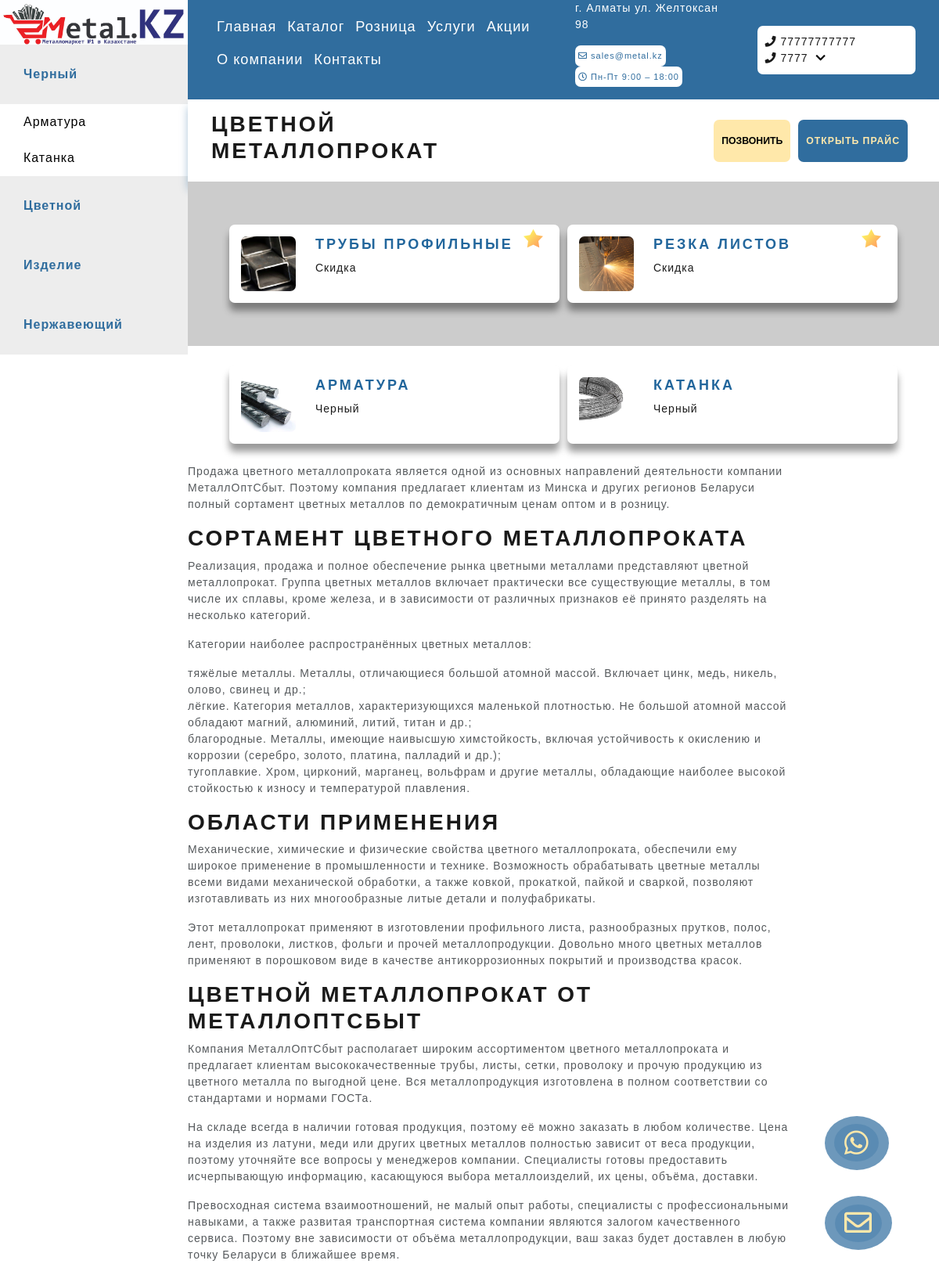
Screenshot of /cvetnoj with the database file from the repository.
### main/models.py (models this page shows, shortened)
class Settings(models.Model):
    company_name = models.CharField(verbose_name = 'Название компании', max_length=200)
    company_title = models.CharField(verbose_name = 'Краткое описание компании', max_length=200, null=True, blank=True)
    company_title_kz = models.CharField(verbose_name = 'Краткое описание компании каз', max_length=200, null=True, blank=True)
    company_logo = models.ImageField(upload_to = 'static/', verbose_name = 'Logo компании', null = True)
    time_create = models.DateTimeField(auto_now_add=True, verbose_name = 'Время создания')
    time_update = models.DateTimeField(auto_now=True, verbose_name = 'Время изменения')
    is_published = models.BooleanField(default=True, verbose_name = 'Опубликованный')
    phone = models.CharField(verbose_name = 'Номер телефона', max_length=200, null=True)
    phone_1 = models.CharField(verbose_name = 'Номер телефона', max_length=200, null=True, blank=True)
    phone_2 = models.CharField(verbose_name = 'Номер телефона', max_length=200, null=True, blank=True)
    phone_3 = models.CharField(verbose_name = 'Номер телефона', max_length=200, null=True, blank=True)
    address = models.CharField(verbose_name = 'Адрес компании', max_length=2000)
    e_address = models.EmailField(verbose_name = 'Email адрес компании', max_length=500)
    work_time = models.CharField(verbose_name = 'График работы', max_length=200)
    instagram = models.CharField(verbose_name = 'Ссылка на Instagram', max_length=200, null=True, blank=True)
    telegram = models.CharField(verbose_name = 'Ссылка на Telegram', max_length=200, null=True, blank=True)
    class Meta:
        verbose_name = ("настройку")
        verbose_name_plural = ("Настройки")

class SubMenu(models.Model):
    title = models.CharField(verbose_name = 'Заголовок страницы', max_length=200, null = True)
    title_kaz = models.CharField(verbose_name = 'Заголовок страницы каз', max_length=200, null = True)
    name = models.CharField(verbose_name = 'Название меню', max_length=200)
    name_kz = models.CharField(verbose_name = 'Название меню каз', max_length=200, blank=True)
    name_description = models.CharField(verbose_name = 'Подтекст', max_length=200, null = True, blank=True)
    name_description_kz = models.CharField(verbose_name = 'Подтекст каз', max_length=200, null = True, blank=True)
    time_create = models.DateTimeField(auto_now_add=True, verbose_name = 'Время создания')
    time_update = models.DateTimeField(auto_now=True, verbose_name = 'Время изменения')
    is_published = models.BooleanField(default=True, verbose_name = 'Опубликованный')
    slug = models.SlugField(max_length=255, unique=True, db_index = True, verbose_name="URL")
    image = models.ImageField(upload_to = 'static/%Y/%m/%d/', verbose_name = 'Изображение категории', null = True, blank=True)
    main_menu = models.ForeignKey(MainMenu, on_delete = models.CASCADE)
    page_html = models.TextField(verbose_name = 'Изменения страницы', blank=True)
    page_html_kz = models.TextField(verbose_name = 'Изменения страницы каз', blank=True)
    text = models.TextField(verbose_name = 'Описание', null = True, blank=True)
    text_kz = models.TextField(verbose_name = 'Описание каз', null = True, blank=True)
    meta_description = models.TextField(verbose_name = 'Meta Description SEO', null = True, blank=True)
    meta_description_kaz = models.TextField(verbose_name = 'Meta Description SEO kaz', null = True, blank=True)
    def __str__(self):
        return self.name
    class Meta:
        verbose_name = ("меню категорий")
        verbose_name_plural = ("Меню категорий")

class SubCategoryMenu(models.Model):
    title = models.CharField(verbose_name = 'Заголовок страницы', max_length=200, null = True)
    title_kaz = models.CharField(verbose_name = 'Заголовок страницы каз', max_length=200, null = True)
    name = models.CharField(verbose_name = 'Название меню', max_length=200)
    name_kz = models.CharField(verbose_name = 'Название меню каз', max_length=200, blank=True)
    name_description = models.CharField(verbose_name = 'Подтекст', max_length=200, null = True, blank=True)
    name_description_kz = models.CharField(verbose_name = 'Подтекст каз', max_length=200, null = True, blank=True)
    time_create = models.DateTimeField(auto_now_add=True, verbose_name = 'Время создания')
    time_update = models.DateTimeField(auto_now=True, verbose_name = 'Время изменения')
    is_published = models.BooleanField(default=True, verbose_name = 'Опубликованный')
    image = models.ImageField(upload_to = 'static/%Y/%m/%d/', verbose_name = 'Изображение категории', null = True, blank=True)
    slug = models.SlugField(max_length=255, unique=True, db_index = True, verbose_name="URL")
    main_menu = models.ForeignKey(SubMenu, on_delete = models.CASCADE)
    page_html = models.TextField(verbose_name = 'Изменения страницы', blank=True)
    page_html_kz = models.TextField(verbose_name = 'Изменения страницы каз', blank=True)
    text = models.TextField(verbose_name = 'Описание', null = True, blank=True)
    text_kz = models.TextField(verbose_name = 'Описание каз', null = True, blank=True)
    meta_description = models.TextField(verbose_name = 'Meta Description SEO', null = True, blank=True)
    meta_description_kaz = models.TextField(verbose_name = 'Meta Description SEO kaz', null = True, blank=True)
    class Meta:
        verbose_name = ("меню подкатегорий")
        verbose_name_plural = ("Меню подкатегорий")

class MainMenu(models.Model):
    title = models.CharField(verbose_name = 'Заголовок страницы', max_length=200, null = True)
    title_kaz = models.CharField(verbose_name = 'Заголовок страницы каз', max_length=200, null = True)
    name = models.CharField(verbose_name = 'Название меню', max_length=200)
    name_kz = models.CharField(verbose_name = 'Название меню каз', max_length=200, null = True, blank=True)
    name_description = models.CharField(verbose_name = 'Подтекст', max_length=200, null = True, blank=True)
    name_description_kz = models.CharField(verbose_name = 'Подтекст каз', max_length=200, null = True, blank=True)
    time_create = models.DateTimeField(auto_now_add=True, verbose_name = 'Время создания')
    time_update = models.DateTimeField(auto_now=True, verbose_name = 'Время изменения')
    is_published = models.BooleanField(default=True, verbose_name = 'Опубликованный')
    slug = models.SlugField(max_length=255, unique=True, db_index = True, verbose_name="URL")
    page_html = models.TextField(verbose_name = 'Изменения страницы', blank=True)
    page_html_kz =models.TextField(verbose_name = 'Изменения страницы каз', blank=True)
    text = models.TextField(verbose_name = 'Описание', null = True, blank=True)
    text_kz = models.TextField(verbose_name = 'Описание каз', null = True, blank=True)
    meta_description = models.TextField(verbose_name = 'Meta Description SEO', null = True, blank=True)
    meta_description_kaz = models.TextField(verbose_name = 'Meta Description SEO kaz', null = True, blank=True)
    class Meta:
        verbose_name = ("главное меню")
        verbose_name_plural = ("Главное меню")

### main/views.py (the view)
# urls.py: path('<page>', views.page),
def page(request, page):
    main_menu = MainMenu.objects.all()
    sub_menu = SubMenu.objects.all()
    sub_menu_katalog = SubMenu.objects.filter(main_menu=2)
    sub_menu_promo = SubMenu.objects.filter(main_menu=5)
    sub_category_menu = SubCategoryMenu.objects.all()
    products = Products.objects.all()
    settings = Settings.objects.all()
    return render(request, 'index.html', {'url': page, 'main_menu': main_menu, 'sub_menu': sub_menu, 'sub_category_menu': sub_category_menu, 'products': products, 'settings': settings, 'sub_menu_katalog': sub_menu_katalog, 'sub_menu_promo': sub_menu_promo})

### main/templates/index.html (shortened to what this page needs)
{% extends 'template.html' %}
{% block logo %}
    {% for item in settings %}
        {% if item.is_published %}
            <a href="/"><img src="{{ item.company_logo.url }}" alt=""></a>
        {% endif %}
    {% endfor %}
{% endblock %}
{% block leftbarmenu %}
    <ul>
        {% for item in sub_menu_katalog %}
        <li class="left-main-nav"><a href="{{ item.slug }}">{{ item.name }}</a></li>
            {% for i in sub_category_menu %}
                {% if item.name|lower == i.main_menu|lower %}
                    <li><a href="{{ i.slug }}">{{ i.name }}</a></li>
                {% endif %}
            {% endfor %}
        {% endfor %}
    </ul>
{% endblock %}
{% block headmenu %}
    {% for item in main_menu %}
        {% if item.slug == 'glavnaya' %}
            <li><a href="/">{{ item.name }}</a></li>
        {% else %}
            <li><a href="{{ item.slug }}">{{ item.name }}</a></li>
        {% endif %}
    {% endfor %}
{% endblock %}
{% block address %}
{% for item in settings %}
    {% if item.is_published %}
        {{ item.address }}
    {% endif %}
{% endfor %}
{% endblock %}
{% block email %}
    {% for item in settings %}
        {% if item.is_published %}
            <a href="mailto:{{ item.e_address }}"><i class="far fa-envelope"></i> {{ item.e_address }}</a>
        {% endif %}
    {% endfor %}
{% endblock %}
{% block work_time %}
    {% for item in settings %}
        {{ item.work_time }}
    {% endfor %}
{% endblock %}
{% block phones %}
{% for item in settings %}
    <a href="tel:{{ item.phone }}"><i class="fas fa-phone"></i> {{ item.phone }}</a>
    <a href="tel:{{ item.phone_1 }}"><i class="fas fa-phone"></i> {{ item.phone_1 }}</a>
{% endfor %}
{% endblock %}
{% block companyname %}
{% for item in sub_menu %}
    {% if url == item.slug %}
        {{item.name_description|safe}}
    {% endif %}
{% endfor %}
{% endblock %}
{% block promocategory %}
<div class="promo">
    <div class="flex flex-wrap flex-between main-content-container">
{% for item in sub_menu_promo %}
            <a href="{{ item.slug }}" class="main-content-category">
                <img src="media/static/star_rIR2dQD.png" class="main-content-category-star" alt="">
                <img src="media/{{ item.image }}" class="main-content-category-image" alt="">
                <div>
                    <h3>{{ item.name }}</h3>
                    <p>Скидка</p>
                </div>
            </a>
{% endfor %}
    </div>
</div>
{% endblock %}
{% block category %}
<div class="flex flex-wrap flex-between main-content-container">
    {% for item in sub_category_menu %}
        <a href="{{ item.slug }}" class="main-content-category">
            <img src="media/{{ item.image }}" class="main-content-category-image" alt="">
            <div>
                <h3>{{ item.name }}</h3>
                <p>{{ item.main_menu }}</p>
            </div>
        </a>
    {% endfor %}
</div>
{% endblock %}
{% block htmlblock %}
{% for item in sub_menu %}
    {% if url == item.slug %}
        {{item.page_html|safe}}
    {% endif %}
{% endfor %}
{% endblock %}
{% block absoluteSocial %}
<a href="https://wa.me/77711714427" class="animate1"><i class="fab fa-whatsapp"></i></a>
{% endblock %}

### main/static/css/App.css (style rules this page uses)
body { font: -apple-system,BlinkMacSystemFont,'Segoe UI','Segoe WP',Roboto,Ubuntu,Oxygen,Cantarell,'Fira Sans','Helvetica Neue',Helvetica,'Lucida Grande','Droid Sans',Tahoma,'Microsoft Sans Serif',sans-serif; }
ul, li { padding: 0; margin: 0; list-style: none; }
.flex { display: flex; }
.flex-between { justify-content: space-between; }
.left-navbar .navigation li.left-main-nav a { font-weight: 900; padding: 30px; color: #306d9e; background-color: #ededed; }
.left-navbar .navigation li a { display: flex; align-items: center; position: relative; box-sizing: border-box; background-color: #ffffff; padding: 15px 30px; color: #010101; font-size: 16px; font-weight: 500; line-height: 16px; text-decoration: none; transition: all .4s ease-out; }
.content { max-width: 80%; width: 100%; }
.content header .content-navigation li a { color: #fff; transition: all .4s ease-out; text-decoration: none; }
.content-navigation ul li { padding: 7px; }
.content-navigation li a { font-size: 1.3em; }
.address ul li a { color: #306d9e; }
.phones a { margin-right: 10px; }
.main-content-container { width: 90%; margin: 20px auto; }
.main-content .promo { background-color: #ccc; padding: 30px 0; }
.main-content-category { position: relative; background-color: #fff; width: calc(50% - 10px); display: flex; padding: 15px; margin: 5px; border-radius: 7px; transition: all .4s ease; box-shadow: 0 10px 10px rgba(0, 0, 0, .4); }
.main-content-category h3 { font-size: 18px; color: #22669c; }
.main-content-category-image { max-width: 70px; border-radius: 7px; margin-right: 25px; }
.main-content-category-star { position: absolute; right: 5%; top: 5%; max-width: 25px; }
.absoluteSocial a { font-size: 2.5em; position: relative; padding: 15px 25px; margin-bottom: 50px; color: #ffe8aa; border-radius: 100%; z-index: 99; }
.absoluteSocial i { color: #ffe8aa; }
.animate1::after, .animate2::after { content: ''; width: 70%; height: 70%; left: 0; top: 0; right: 0; bottom: 0; opacity: .3; position: absolute; margin: auto; border-radius: 100%; background-color: rgb(48, 109, 158); z-index: -1; animation: 1s infinite linear playButt; -webkit-animation: 1s infinite linear webkit-playButton; }
.animate1::before, .animate2::before { content: ''; width: 100%; height: 100%; left: 0; top: 0; opacity: .7; position: absolute; margin: auto; border-radius: 100%; background-color: rgb(48, 109, 158); z-index: -1; animation: 1s infinite linear playButt; -webkit-animation: 1s infinite linear webkit-playButton; }

### rows the page displays
Settings: company_logo (picture), address "г. Алматы ул. Желтоксан 98", e_address "sales@metal.kz", work_time "Пн-Пт 9:00 – 18:00", phone "77777777777", phone_1 "7777"
SubMenu: name "Черный"
SubCategoryMenu: name "Арматура", image (picture), name "АРМАТУРА", main_menu "Черный"
SubCategoryMenu: name "Катанка", image (picture), name "КАТАНКА", main_menu "Черный"
SubMenu: name "Цветной", name_description "ЦВЕТНОЙ МЕТАЛЛОПРОКАТ", page_html "Продажа цветного металлопроката является одной из основных направлений деятельности компании МеталлОптСбыт. Поэтому компания предлагает клиентам из Минска и других регионов Беларуси полный сортамент цветных металлов по демократичным ценам оптом и в розницу. СОРТАМЕНТ ЦВЕТНОГО МЕТАЛЛОПРОКАТА Реализация, продажа и полное обеспечение рынка цветными металлами представляют цветной металлопрокат. Группа цветных металлов включает практически все существующие металлы, в том числе их сплавы, кроме железа, и в зависимости от различных признаков её принято разделять на несколько категорий. Категории наиболее распространённых цветных металлов: тяжёлые металлы. Металлы, отличающиеся большой атомной…"
SubMenu: name "Изделие"
SubMenu: name "Нержавеющий"
MainMenu: name "Главная"
MainMenu: name "Каталог"
MainMenu: name "Розница"
MainMenu: name "Услуги"
MainMenu: name "Акции"
MainMenu: name "О компании"
MainMenu: name "Контакты"
SubMenu: image (picture), name "ТРУБЫ ПРОФИЛЬНЫЕ"
SubMenu: image (picture), name "РЕЗКА ЛИСТОВ"
